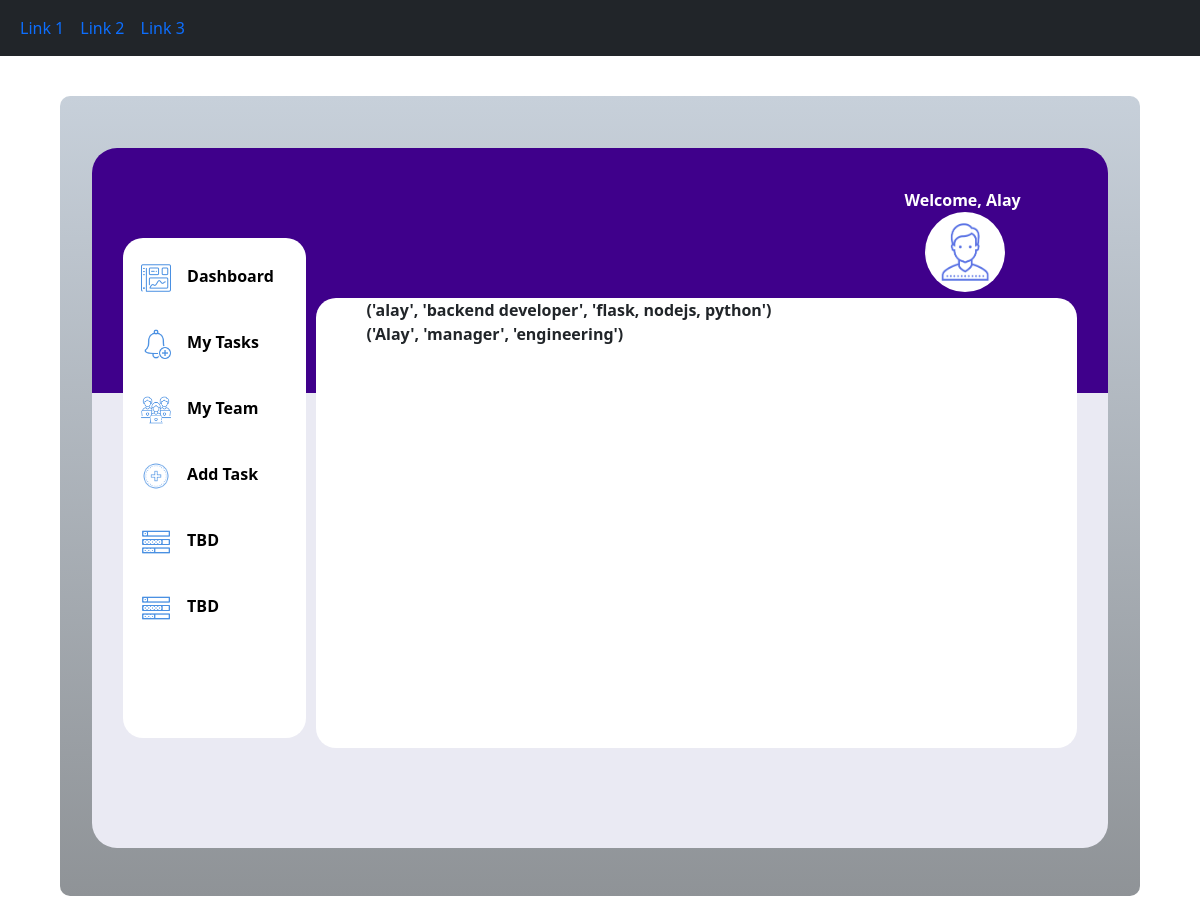
The app's page /team with its own data.
### tables this page shows
CREATE TABLE team(name TEXT,profile TEXT,summary TEXT);

### routes.py (the view)
@app.route("/team")
def team():
    tm=teams.getmembers()
    return render_template('team.html',team=tm)

### teams.py (called while the page is built)
def getmembers():
    conn=sqlite3.connect('lite.db')
    cur=conn.cursor()
    cur.execute('SELECT * from team')
    data=cur.fetchall()
    conn.close()
    return data

### templates/team.html (shortened to what this page needs)
<html>
    <head>
    </head>
    <body>
        <!DOCTYPE html>
<head>
    <link rel= "stylesheet" type= "text/css" href= "{{ url_for('static',filename='styles/newdashboard.css') }}">
    <link href="https://cdn.jsdelivr.net/npm/bootstrap@5.1.3/dist/css/bootstrap.min.css" rel="stylesheet">
    <link rel="stylesheet" href="../static/styles/allpages.css">
</head>
<body>
    <nav class="navbar navbar-expand-sm bg-dark">
        <div class="container-fluid">
            <ul class="navbar-nav">
                <li class="nav-item">
                    <a class="nav-link" href="#">Link 1</a>
                </li>
                <li class="nav-item">
                    <a class="nav-link" href="#">Link 2</a>
                </li>
                <li class="nav-item">
                    <a class="nav-link" href="#">Link 3</a>
                </li>
            </ul>
        </div>
    </nav>
    <div class="outerpage">
        <div class="webpage">
            <div class="login">
                Welcome, Alay
                <img src="../static/images/person.png" alt="">
            </div>
            <div class="sidebar">
                <div class="dashpic" >
                    <img src="../static/images/icons8-dashboard-60.png" alt="1">
                    <a href="/dashboard">Dashboard</a>
                </div>
                <div class="dashpic">
                    <img src="../static/images/icons8-add-reminder-50.png" alt="1">
                    <a href="/tasks">My Tasks</a>
                </div>
                <div class="dashpic">
                    <img src="../static/images/icons8-team-58.png" alt="1">
                    <a href="team">My Team</a>
                </div>
                <div class="dashpic">
                    <img src="../static/images/icons8-add-80.png" alt="1">
                    <a href="/add">Add Task</a>
                </div>
                <div class="dashpic">
                    <img src="../static/images/icons8-tasks-50.png" alt="1">
                    <a href="team">TBD</a>
                </div>
                <div class="dashpic">
                    <img src="../static/images/icons8-tasks-50.png" alt="1">
                    <a href="team">TBD</a>
                </div>
            </div>
            <div class="mainpage">
                <p>
                    {%for t in team%}
                        {{t}}
                        <br>
                    {%endfor%}
                </p>
            </div>
        </div>
    </div>
    </body>
</html>

### static/styles/newdashboard.css (style rules this page uses)
.outerpage { margin: 30px 2% 30px 2%; height: 1200px; width: 96%; background-image: linear-gradient(#c7d0da,#8f9397); border-radius: 10px; padding-top: 50px; }
.webpage { height: 1000px; width: 94%; background: linear-gradient( #3f008b 0%, #3f008b 35%, #eaeaf3 35%, #eaeaf3 100% ); margin-left: 3%; margin-top: 2px; margin-right: 3% ; border-radius: 25px; }
.sidebar { height: 800px; width: 18%; float: left; margin-top: 40px; margin-left: 3%; border-radius: 20px; background-color: white; }
.sidebar a { color: black; margin-right: 25px; padding: 16px; text-decoration: none; font-weight: bold; }
.dashpic { display: flex; color: black; border-radius: 50px; margin: 10px 0; }
.dashpic img { margin-left: 10%; margin-top: 15px; width: 30px; height: 30px; }
.login img { margin-left: 10%; width: 80px; height: 80px; border-radius: 50px; }
.mainpage { height: 800px; width: 75%; float: left; border-radius: 20px; margin-top: 100px; margin-right: 2%; margin-left: 1%; }
.login { height: 50px; width: 20%; margin-left: 80%; padding-top: 40px; color: white; font-weight: bold; }

### static/styles/allpages.css (style rules this page uses)
.outerpage { height: 800px; width: 90%; background-image: linear-gradient(#c7d0da,#8f9397); border-radius: 10px; padding-top: 50px; margin: 40px 5%; }
.webpage { height: 700px; width: 94%; background: linear-gradient( #3f008b 0%, #3f008b 35%, #eaeaf3 35%, #eaeaf3 100% ); margin-left: 3%; margin-top: 2px; margin-right: 3% ; border-radius: 25px; }
.sidebar { height: 500px; width: 18%; float: left; margin-top: 40px; margin-left: 3%; border-radius: 20px; background-color: white; }
.sidebar a { color: black; margin-right: 25px; padding: 16px; text-decoration: none; font-weight: bold; }
.dashpic { display: flex; color: black; border-radius: 50px; margin: 10px 0; }
.dashpic img { margin-left: 10%; margin-top: 15px; width: 30px; height: 30px; }
.login img { margin-left: 10%; width: 80px; height: 80px; border-radius: 50px; }
.mainpage { font-weight: bold; height: 450px; width: 75%; float: left; border-radius: 20px; margin-top: 100px; margin-right: 2%; margin-left: 1%; background-color: white; padding: 0% 5%; }
.login { height: 50px; width: 20%; margin-left: 80%; padding-top: 40px; color: white; font-weight: bold; }

### records on screen
team: t "('alay', 'backend developer', 'flask, nodejs, python')"
team: t "('Alay', 'manager', 'engineering')"
